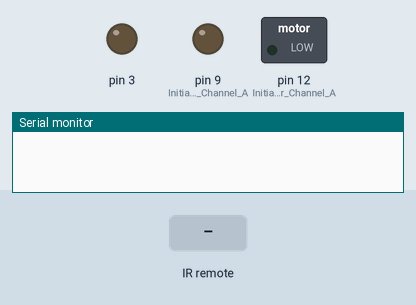
This sketch was run on a simulated Arduino Uno, built with avr-gcc and run on an emulated ATmega328P. Shown: switched loads named in the sketch (green lamp = pin HIGH), output pins drawn as LEDs (lit = HIGH), the last lines printed to the serial monitor. The test bench sets the inputs (shaded band).

Above: at 1.2 s.
1.3 s: infrared code 0xFF22DD received
At 1.9 s:
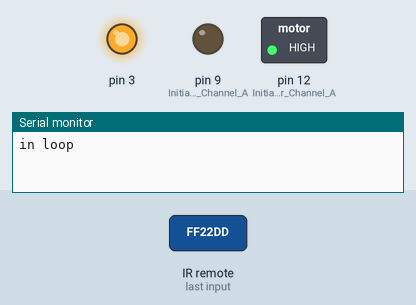
2.8 s: infrared code 0xFFA25D received
4.8 s: infrared code 0xFF629D received
Timing chart, 0 to 7.8 s (numbered marks = the images above; inputs shaded):
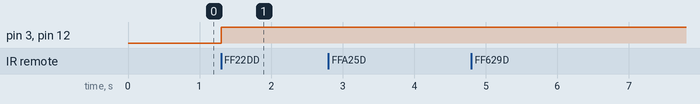

The sketch:

Robot_1.ino
```cpp
#include <IRremote.h>

int RECV_PIN = 11;
IRrecv irrecv(RECV_PIN);
decode_results results;

// hex code assigned to each button
const long ch_minus_button = 0xFFA25D;
const long ch_button = 0xFF629D;
const long ch_plus_button = 0xFFE21D;
const long prev_button = 0xFF22DD; // turn left
const long next_button = 0xFF02FD; // move forward
const long play_button = 0xFFC23D; // turn right
const long minus_button = 0xFFE01F;
const long plus_button = 0xFFA857;   // move in reverse
const long EQ_button = 0xFF906F;
const long zero_button = 0xFF6897;
const long hund_plus_button = 0xFF9867;
const long twohund_plus_button = 0xFFB04F;
const long one_button = 0xFF30CF;
const long two_button = 0xFF18E7;
const long three_button = 0xFF78A85;
const long four_button = 0xFF10EF;
const long five_button = 0xFF38C7;
const long six_button = 0xFF5AA5;
const long seven_button = 0xFF42BD;
const long eight_button = 0xFF4AB5;
const long nine_button = 0xFF52AD;
const long repeat = 0xFFFFFFFF;


void setup()
{
  Serial.begin(9600);
  irrecv.enableIRIn(); // Start the receiver

  //motor setup
  pinMode(12, OUTPUT); //Initiates Motor Channel A pin
  pinMode(9, OUTPUT); //Initiates Brake Channel A pin
}

void loop() {
  if (irrecv.decode(&results)) {   // results is an instance of a decode_results class, decode() returns an int
    if(results.value == prev_button)
      {
        Serial.println("in loop");
        // move motor forward
        digitalWrite(12, HIGH); // Establishes forward direction of Channel A
        digitalWrite(9, LOW);   // Disengage the Brake for Channel A
        analogWrite(3, 255);    // Spins the motor on Channel
        delay(2000);
      }
    Serial.println(results.value, HEX);
    Serial.println(prev_button, HEX);
    irrecv.resume(); // Receive the next value
  }
}

/*************************************************************
Motor Shield 1-Channel DC Motor Demo
by Randy Sarafan

For more information see:
http://www.instructables.com/id/Arduino-Motor-Shield-Tutorial/

*************************************************************

void setup() {

  //Setup Channel A
  pinMode(12, OUTPUT); //Initiates Motor Channel A pin
  pinMode(9, OUTPUT); //Initiates Brake Channel A pin

}

void loop(){

  //forward @ full speed
  digitalWrite(12, HIGH); //Establishes forward direction of Channel A
  digitalWrite(9, LOW);   //Disengage the Brake for Channel A
  analogWrite(3, 255);   //Spins the motor on Channel A at full speed

  delay(3000);

  digitalWrite(9, HIGH); //Eengage the Brake for Channel A

  delay(1000);

  //backward @ half speed
  digitalWrite(12, LOW); //Establishes backward direction of Channel A
  digitalWrite(9, LOW);   //Disengage the Brake for Channel A
  analogWrite(3, 123);   //Spins the motor on Channel A at half speed

  delay(3000);

  digitalWrite(9, HIGH); //Eengage the Brake for Channel A

  delay(1000);

}
*/
```

Measured:
- after the input at 1.3 s, pin 3, pin 12 (Initiates_Motor_Channel_A): LOW → HIGH at once
